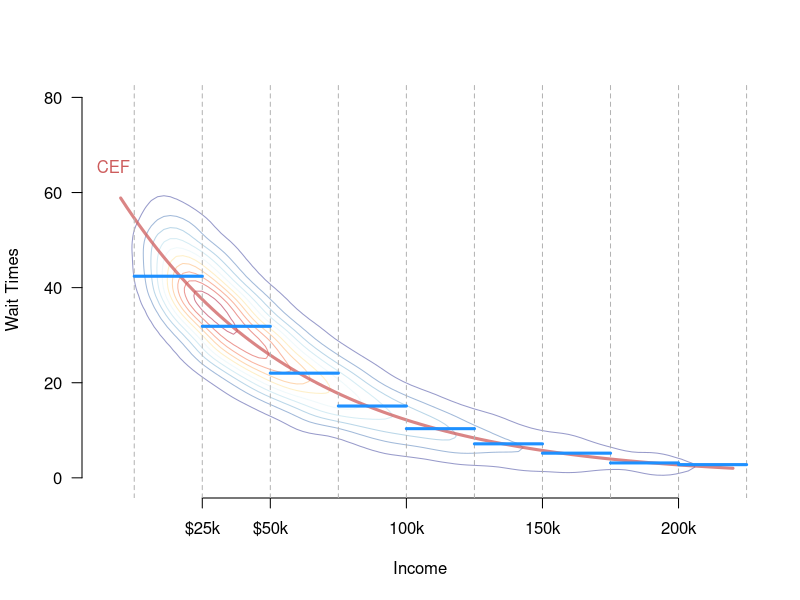
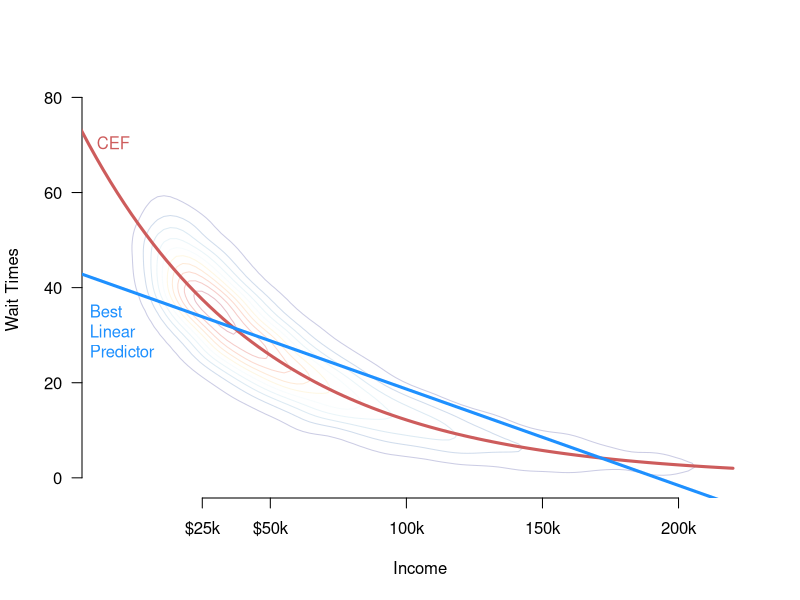
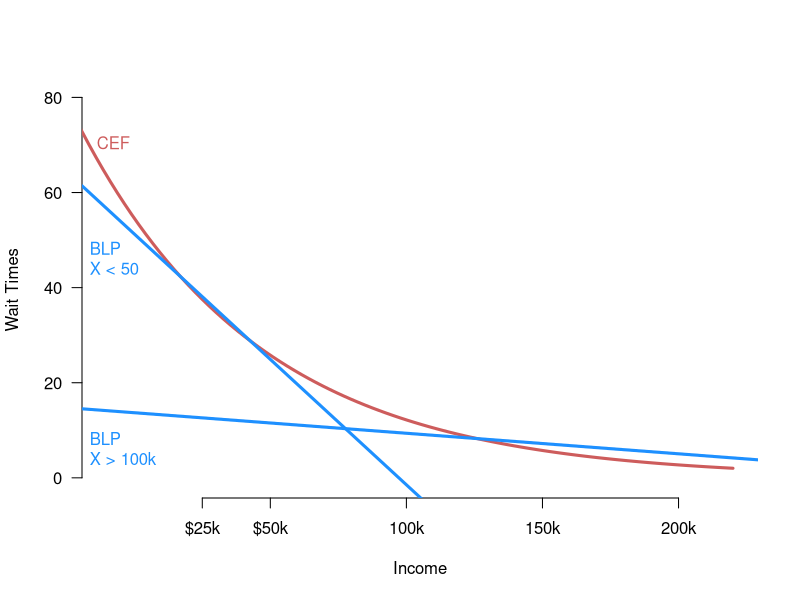

Recreate these plots in R, in order.
## ---- chunk 1
#| echo: false
#| label: fig-cef-binned
#| fig-cap: "Hypothetical joint distribution of income and poll wait times (contour plot), conditional expectation function (red), and the conditional expectation of the binned income (blue)."
set.seed(02143)
k <- 10
my.cols <- rev(RColorBrewer::brewer.pal(k, "RdYlBu"))
dens.cols <- rev(RColorBrewer::brewer.pal(n = 4, name = "RdBu"))
x <- exp(rnorm(10000, 1.5, 0.75))
y <- rpois(n = 10000, exp(4-x*0.15)) 
z <- MASS::kde2d(x, y, n=100, lims = c(-1, 22, -1, 80))
xs <- c(2.5, 5, 7.5, 15)
xlabs <- paste("$", xs * 10, "k", sep = "")
contour(z, levels = seq(0.0005, 0.008, length.out = 10), col = adjustcolor(my.cols, alpha = 0.5), drawlabels = FALSE, xlab = "Income", ylab = "Wait Times", las = 1, bty = "n", xaxt = "n")
axis(side = 1, at = c(2.5, 5, 10, 15, 20), labels = c("$25k", "$50k", "100k", "150k", "200k"))
curve(exp(4 - x * 0.15), from = -0.5, to = 22, add = TRUE, col = adjustcolor("indianred", alpha = 0.75), lwd = 3)
text(x = -1.75, y = 65, "CEF", pos = 4, col = "indianred")
cuts <- c(0, 2.5, 5, 7.5, 10, 12.5, 15, 17.5, 20, 22.5)
abline(v=cuts, col = "grey70", lty = 2)
means <- tapply(y, cut(x, breaks = cuts), mean)
for (i in 2:length(cuts)) {
  segments(x0 = cuts[i-1], x1 = cuts[i], y0 = means[i-1], col = "dodgerblue", lwd = 3)
}

## ---- chunk 2
#| label: fig-cef-blp
#| echo: false
#| fig.cap: "Comparison of the CEF and the best linear predictor"
contour(z, levels = seq(0.0005, 0.008, length.out = 10), col = adjustcolor(my.cols, alpha = 0.25), drawlabels = FALSE, xlab = "Income", ylab = "Wait Times", las = 1, bty = "n", xaxt = "n")
axis(side = 1, at = c(2.5, 5, 10, 15, 20), labels = c("$25k", "$50k", "100k", "150k", "200k"))
curve(exp(4 - x * 0.15), from = -4, to = 22, add = TRUE, col = "indianred", lwd = 3)
text(x = -1.75, y = 70, "CEF", pos = 4, col = "indianred")
abline(lm(y~x), col = "dodgerblue", lwd = 3)
text(x = -2, y = 29, "Best\nLinear\nPredictor", col = "dodgerblue", pos = 4)
## ---- chunk 3
#| label: fig-blp-limits
#| echo: false
#| fig.cap: "Linear projections for when income is truncated below $50k and above $100k"
contour(z, levels = seq(0.0005, 0.008, length.out = 10), col = adjustcolor(my.cols, alpha = 0), drawlabels = FALSE, xlab = "Income", ylab = "Wait Times", las = 1, bty = "n", xaxt = "n")
axis(side = 1, at = c(2.5, 5, 10, 15, 20), labels = c("$25k", "$50k", "100k", "150k", "200k"))
curve(exp(4 - x * 0.15), from = -4, to = 22, add = TRUE, col = "indianred", lwd = 3)
text(x = -1.75, y = 70, "CEF", pos = 4, col = "indianred")
abline(lm(y~x, subset = x < 5), col = "dodgerblue", lwd = 3)
abline(lm(y~x, subset = x > 10), col = "dodgerblue", lwd = 3)
text(x = -2, y = 45, "BLP\nX < 50", col = "dodgerblue", pos = 4)
text(x = -2, y = 5, "BLP\nX > 100k", col = "dodgerblue", pos = 4)
